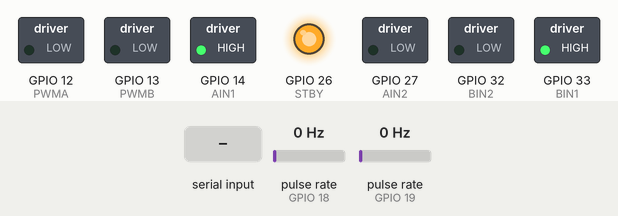
Simulated run of this sketch. Board: ESP32. On the bench: switched loads named in the sketch (green lamp = pin HIGH), output pins drawn as LEDs (lit = HIGH). Wiring (inferred from the names in the program): 2 × pulse sensor: data GPIO 18 / data GPIO 19. Inputs (shaded band) come from the test bench; at power-on: pulse rate (sensors on GPIO 18, GPIO 19) 0 Hz. Nothing arrives over Bluetooth unless stated; what the sketch prints to the serial monitor is not drawn.

Above: at 1.2 s.
1.3 s: "0" received over the second serial link
At 2.2 s:
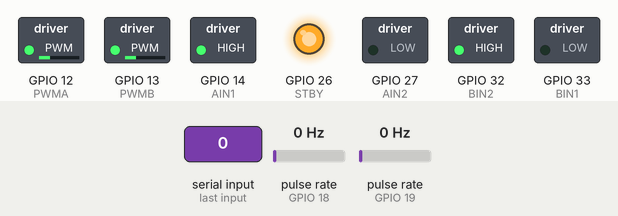
2.8 s: "1" received over the second serial link
At 3.4 s:
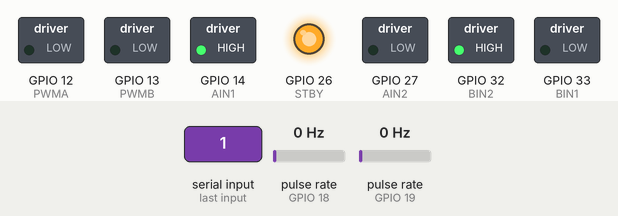
4.3 s: "3" received over the second serial link
At 4.6 s:
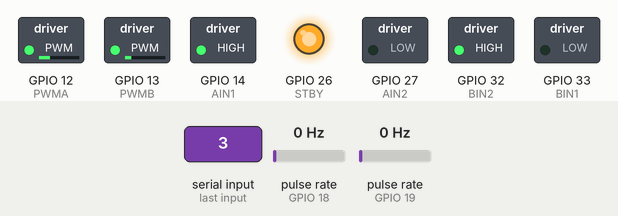
5.8 s: "2" received over the second serial link
At 7.0 s:
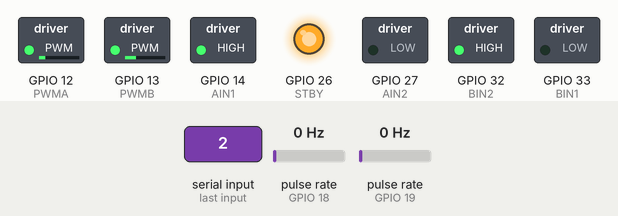
Timing chart, 0 to 8.3 s (numbered marks = the images above; inputs shaded):
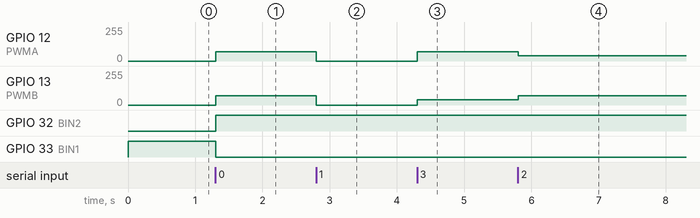

The sketch:

vehicle.ino
```cpp
#include <Ticker.h>
#include "BluetoothSerial.h"
#include "esp_bt_device.h"

BluetoothSerial SerialBT;

//定义引脚名称
#define PWMA 12  //3为模拟引脚，用于PWM控制
#define AIN1 14
#define AIN2 27
#define PWMB 13  //10为模拟引脚，用于PWM控制
#define BIN1 33
#define BIN2 32
#define STBY 26
#define Voltage 34

#define ENCODER_L   19   // 左轮 A 相
#define DIRECTION_L 22   // 左轮 B 相
#define ENCODER_R   18   // 右轮 A 相
#define DIRECTION_R 23   // 右轮 B 相

int PwmA, PwmB;
double vol;
char msg;
char lastmsg=' ';
const float WHEEL_DIAMETER = 0.045f;   // 轮径 (m) = 4.5 cm
const float WHEEL_BASE     = 0.160f;   // 轮距 (m) —— 请用实测值替换！
const int   COUNTS_PER_REV = 600;      // 每转计数（按当前二倍频方式得到的“每转中断次数”）

// ====== 运行参数 ======
const float SAMPLE_T = 0.05f; // 定时器采样周期 10ms

// ====== 变量 ======
volatile long cntL = 0, cntR = 0;      // 累计脉冲（ISR里修改）
int   pulsesL = 0, pulsesR = 0;         // 10ms 内脉冲
float rpsL = 0, rpsR = 0;               // 每轮转速 rev/s
float vL = 0, vR = 0;                   // 每轮线速度 m/s
float v = 0, w = 0;                     // 车体线速度 m/s 与角速度 rad/s

Ticker timer0;   // 用 Ticker 替代硬件定时器

void onTimer() {
  pulsesL = cntL;  cntL = 0;
  pulsesR = cntR;  cntR = 0;

  // rev/s
  rpsL = (float)pulsesL / (COUNTS_PER_REV * SAMPLE_T);
  rpsR = (float)pulsesR / (COUNTS_PER_REV * SAMPLE_T);

  // 每轮线速度：v = rps * (π * D)
  const float C = (float)M_PI * WHEEL_DIAMETER;
  vL = rpsL * C;
  vR = rpsR * C;

  // 差速车学模型
  v = 0.5f * (vR + vL);
  w = (vR - vL) / WHEEL_BASE;  // rad/s
}


// ====== 编码器外部中断（A 相双边沿，B 相判相）======
void IRAM_ATTR READ_ENCODER_L() {
  if (digitalRead(ENCODER_L) == LOW) {
    if (digitalRead(DIRECTION_L) == LOW) cntL--; else cntL++;
  } else {
    if (digitalRead(DIRECTION_L) == LOW) cntL++; else cntL--;
  }
}
void IRAM_ATTR READ_ENCODER_R() {
  if (digitalRead(ENCODER_R) == LOW) {
    if (digitalRead(DIRECTION_R) == LOW) cntR++; else cntR--;
  } else {
    if (digitalRead(DIRECTION_R) == LOW) cntR--; else cntR++;
  }
}

void setup() {
  //TB6612电机驱动模块控制信号初始化
  SerialBT.begin("vehicle");  // 从机名称
  pinMode(AIN1, OUTPUT);//控制电机A的方向，(AIN1, AIN2)=(1, 0)为正转，(AIN1, AIN2)=(0, 1)为反转
  pinMode(AIN2, OUTPUT);
  pinMode(BIN1, OUTPUT);//控制电机B的方向，(BIN1, BIN2)=(0, 1)为正转，(BIN1, BIN2)=(1, 0)为反转
  pinMode(BIN2, OUTPUT);
  pinMode(PWMA, OUTPUT);//A电机PWM
  pinMode(PWMB, OUTPUT);//B电机PWM
  pinMode(STBY, OUTPUT);//TB6612FNG使能, 置0则所有电机停止, 置1才允许控制电机
  pinMode(ENCODER_L,   INPUT);
  pinMode(DIRECTION_L, INPUT);
  pinMode(ENCODER_R,   INPUT);
  pinMode(DIRECTION_R, INPUT);
  pinMode(Voltage,INPUT); //初始化作为输入端

  //初始化TB6612电机驱动模块
  digitalWrite(AIN1, 1);
  digitalWrite(AIN2, 0);
  digitalWrite(BIN1, 1);
  digitalWrite(BIN2, 0);
  digitalWrite(STBY, 1);
  analogWrite(PWMA, 0);
  analogWrite(PWMB, 0);

 //初始化串口，用于输出电池电压
  Serial.begin(115200);

  attachInterrupt(ENCODER_L, READ_ENCODER_L, CHANGE);
  attachInterrupt(ENCODER_R, READ_ENCODER_R, CHANGE);


  Serial.println("Ticker 定时器启动成功!");
}


void SetPWM(int motor, int pwm)//因为一些神奇的原因调试不好。导致最终只能AB管脚反着接，于是在这个函数这里再反一下，就对应了
{
  if(motor==2&&pwm>=0)
  {
    digitalWrite(AIN1, 1);
    digitalWrite(AIN2, 0);
    analogWrite(PWMA, pwm);
  }
  else if(motor==2&&pwm<0)
  {
    digitalWrite(AIN1, 0);
    digitalWrite(AIN2, 1);
    analogWrite(PWMA, -pwm);
  }
  else if(motor==1&&pwm>=0)
  {
    digitalWrite(BIN1, 0);
    digitalWrite(BIN2, 1);
    analogWrite(PWMB, pwm);
  }
  else if(motor==1&&pwm<0)
  {
    digitalWrite(BIN1, 1);
    digitalWrite(BIN2, 0);
    analogWrite(PWMB, -pwm);
  }
}

void loop()
{

  if (SerialBT.available()) {
    msg = SerialBT.read();
    Serial.println(msg);
    if(msg=='0'){
      SetPWM(1, 70);
      SetPWM(2, 70);
    }
    if(msg=='1'){
        SetPWM(1, 0);
        SetPWM(2, 0);
    }
    if(msg=='3'){
      SetPWM(1,40);
      SetPWM(2,70);
    }
    if(msg=='2'){
      SetPWM(1,70);
      SetPWM(2,40);
    }
    lastmsg=msg;
  }

 // vol=analogRead(Voltage); //读取模拟引脚A0模拟量
  //Serial.print(vol*0.05371);  //对模拟量转换并通过串口输出
  //Serial.println("vol");
  //delay(500);//正转3s

  //Serial.print("vL=");
  //Serial.print(vL, 4);
  //Serial.print(" m/s  vR=");
  //Serial.print(vR, 4);
  //Serial.print(" m/s  |  v=");
  //Serial.print(v, 4);
  //Serial.print(" m/s  w=");
  //Serial.print(w, 4);
  //Serial.println(" rad/s");

  //Serial.print("cntL=");
  //Serial.println(cntL);
  //Serial.print("cntR=");
  //Serial.println(cntR);
  delay(100);
//  SetPWM(1, 0);//电机AB停止
//  SetPWM(2, 0);
//  delay(1000);//停止1s
//
//  SetPWM(1, 128);//电机AB同时半速正转
//  SetPWM(2, 128);
//  delay(3000);//半速正转3s
//
//  SetPWM(1, 0);//电机AB停止
//  SetPWM(2, 0);
//  delay(1000);//停止1s
//
//  SetPWM(1, -255);//电机AB同时满速反转
//  SetPWM(2, -255);
//  delay(3000);//反转3s
//
//  SetPWM(1, 0);//电机AB停止
//  SetPWM(2, 0);
//  delay(1000);//停止1s
//
//  SetPWM(1, 255);//电机A满速正转
//  SetPWM(2, -255);//电机B满速反转
//  delay(3000);//持续3s
//
//  SetPWM(1, 0);//电机AB停止
//  SetPWM(2, 0);
//  delay(1000);//停止1s
}
```

Measured:
- after the input at 1.3 s, GPIO 12 (PWMA), GPIO 13 (PWMB): 0/255 → 70/255 at once; GPIO 32 (BIN2): LOW → HIGH at once; GPIO 33 (BIN1): HIGH → LOW at once
- after the input at 2.8 s, GPIO 12 (PWMA), GPIO 13 (PWMB): 70/255 → 0/255 at once
- after the input at 4.3 s, GPIO 12 (PWMA): 0/255 → 70/255 at once; GPIO 13 (PWMB): 0/255 → 40/255 at once
- after the input at 5.8 s, GPIO 12 (PWMA): 70/255 → 40/255 at once; GPIO 13 (PWMB): 40/255 → 70/255 at once
